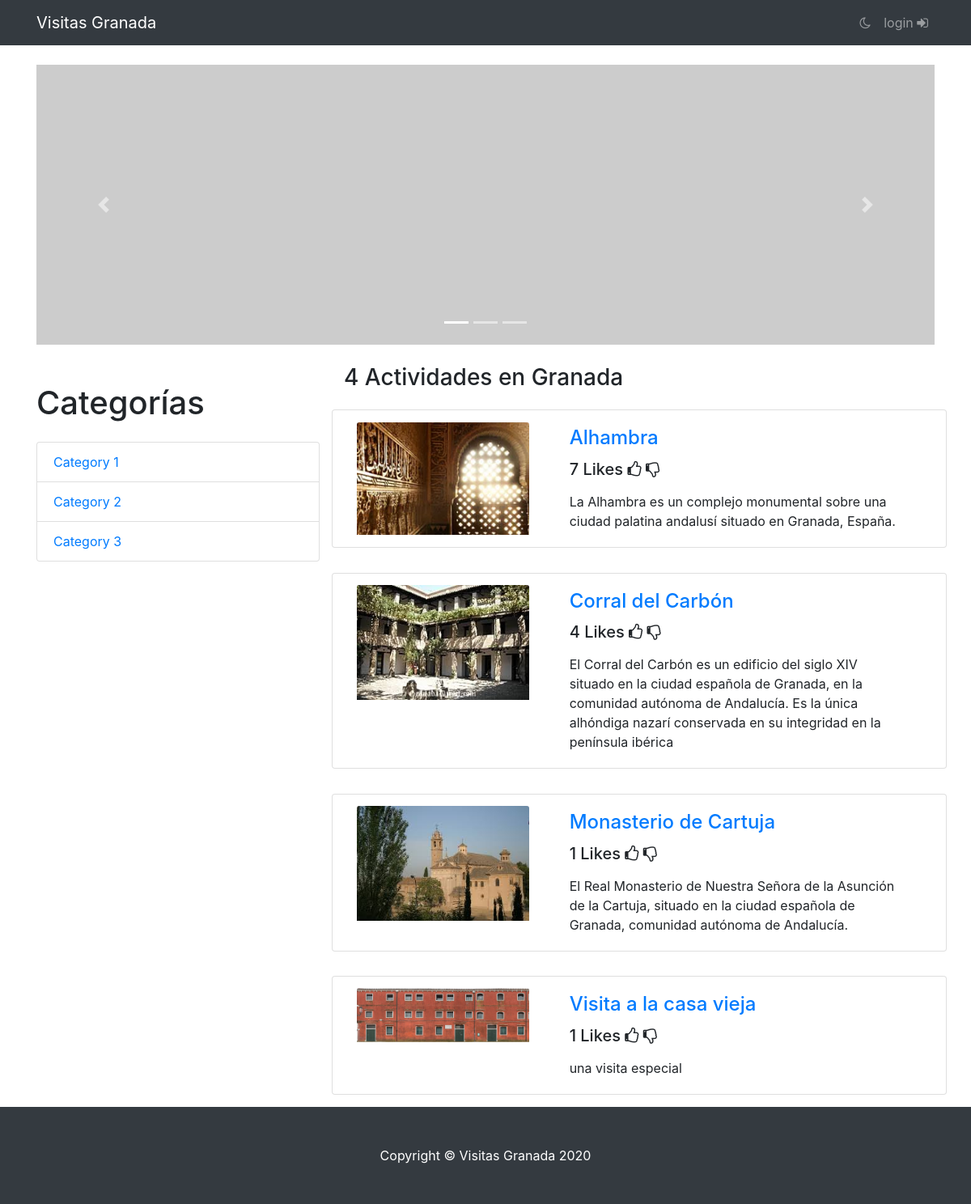
Before: /visitas_granada/ with the older database file.
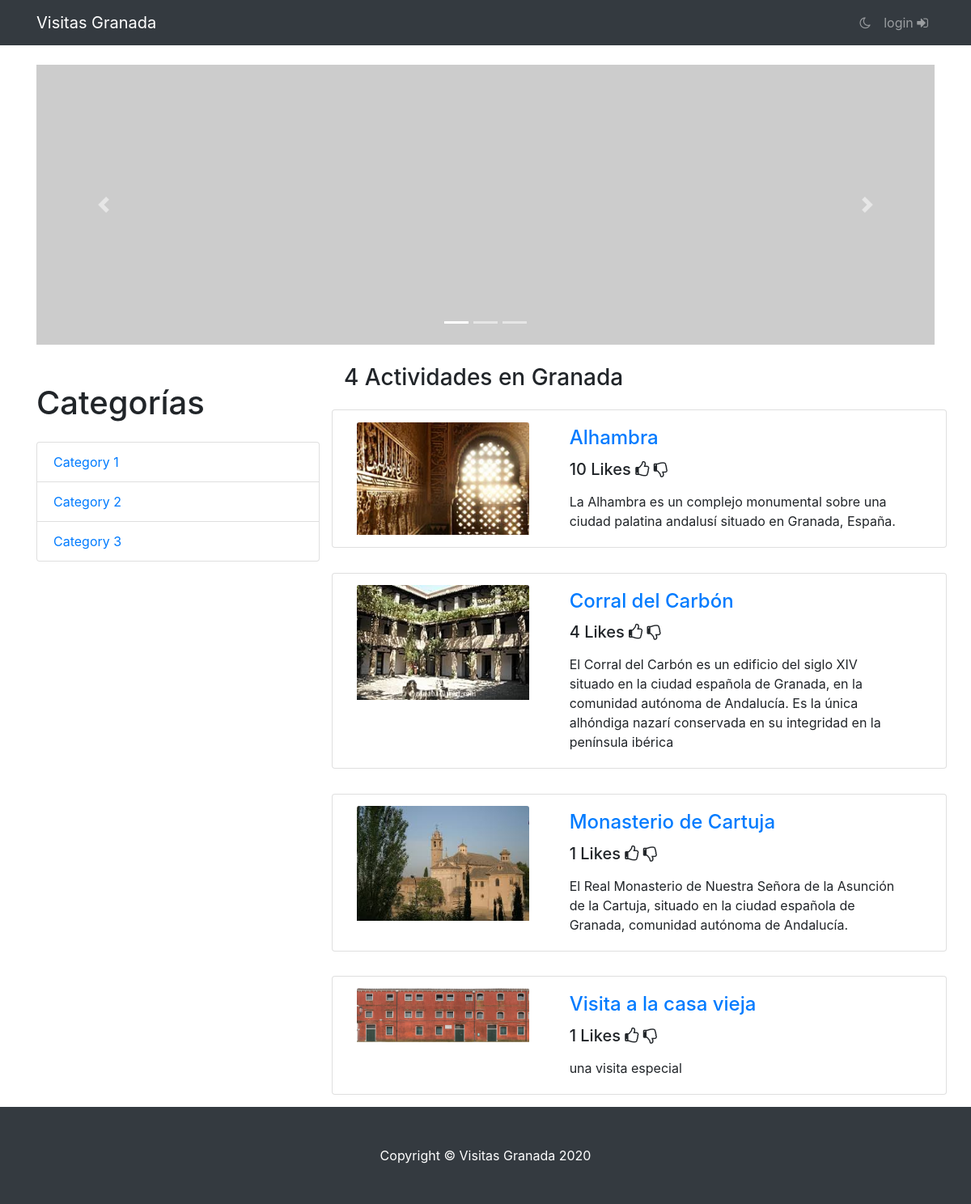
After: the same page with the newer database file.
### visitas_granada/models.py (models this page shows)
class Visita(models.Model):
    nombre = models.CharField(max_length=100)
    descripcion = models.CharField(max_length=1000)
    likes = models.IntegerField(default=0)
    foto = models.FileField(upload_to='fotos', blank=True)

### visitas_granada/views.py (the view)
# urls.py: path('', views.index, name='index'),
def index(request):
    visits = Visita.objects.all()
    return render(request, 'index.html', {'visits': visits})

### visitas_granada/templates/index.html (shortened to what this page needs)
{% extends 'base.html' %}
{% load static %}
  {% block content %}
    <div class="row">
      <div class="col-lg-12">
        <div id="carouselExampleIndicators" class="carousel slide my-4" data-ride="carousel">
          <ol class="carousel-indicators">
            <li data-target="#carouselExampleIndicators" data-slide-to="0" class="active"></li>
            <li data-target="#carouselExampleIndicators" data-slide-to="1"></li>
            <li data-target="#carouselExampleIndicators" data-slide-to="2"></li>
          </ol>
          <div class="carousel-inner" role="listbox">
            <div class="carousel-item active">
              <img class="d-block img-fluid" src="http://placehold.it/1124x350" alt="First slide">
            </div>
          </div>
          <a class="carousel-control-prev" href="#carouselExampleIndicators" role="button" data-slide="prev">
            <span class="carousel-control-prev-icon" aria-hidden="true"></span>
          </a>
          <a class="carousel-control-next" href="#carouselExampleIndicators" role="button" data-slide="next">
            <span class="carousel-control-next-icon" aria-hidden="true"></span>
          </a>
        </div>
      </div>
    </div>
    <div class="row">
      <div class="col-lg-4">
        <h1 class="my-4">Categorías</h1>
        <div class="list-group">
          <a href="#" class="list-group-item">Category 1</a>
          <a href="#" class="list-group-item">Category 2</a>
          <a href="#" class="list-group-item">Category 3</a>
        </div>
      </div>
      <div class="col-lg-8 col-md-8 col-xs-12">
        <div class="row">
          <div class="col-lg-12 col-md-12 col-xs-12">
            <h3>{{visits|length}} Actividades en Granada</h3>
          </div>
          {% for visit in visits %}
          <div id= "VisitContainer" class="card h-100">
          <div id="container-card" class="col-lg-12 col-md-12 col-xs-12">
              <div id="VisitImg" class="col-lg-4 col-md-4 col-xs-12">
                <a href="{% url  'getVisit' visit.id %}"><img class="card-img-top" src="/media/{{ MEDIA }}{{ visit.foto }}" alt=""></a>
              </div>
              <div class="col-lg-8 col-md-8 col-xs-12">
                <div class="card-body">
                  <h4 class="card-title">
                    <a href="{% url  'getVisit' visit.id %}">{{visit.nombre}}</a>
                  </h4>
                  <h5>
                    <label id="NumberLikes-{{visit.id}}">{{visit.likes}}</label> Likes
                    <a class="ButtonIncrementLikes" data-id-visit="{{visit.id}}"><i class="fa fa-thumbs-o-up" aria-hidden="true"></i></a>
                    <a class="ButtonDecrementLikes" data-id-visit="{{visit.id}}"><i class="fa fa-thumbs-o-down" aria-hidden="true"></i></a>
                  </h5>
                  <p class="card-text">{{visit.descripcion}}</p>
                </div>
              </div>
            </div>
          </div>
          {% endfor %}
        </div>
      </div>
    </div>
  {% endblock %}

Changed rows visible on the page:
changed Visita "Alhambra": likes "7" → "10"
